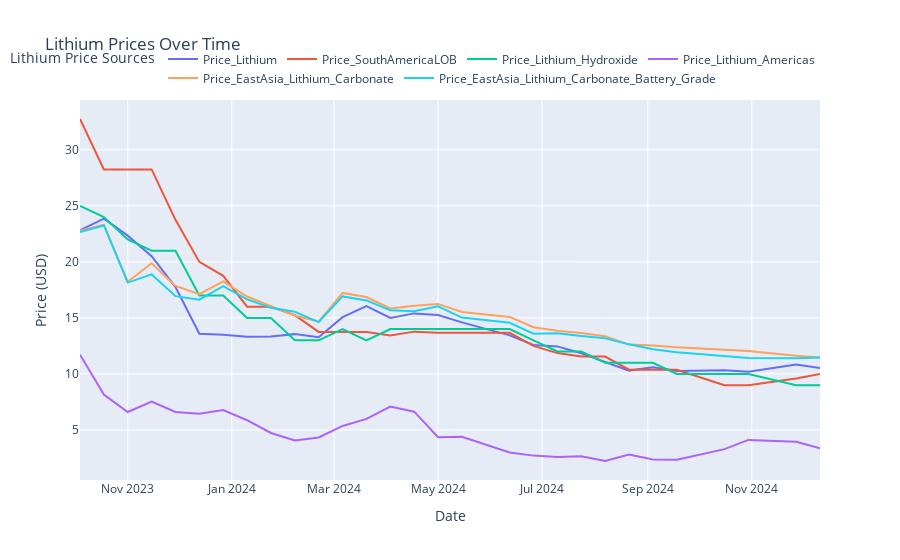

Source (notebook cell):
### Code cell
# Merge all
df_merged = pd.merge(df1, df2, on='Date', suffixes=('_Lithium', '_SouthAmericaLOB'))
df_merged = pd.merge(df_merged, df3[['Date', 'Price']], on='Date', how='inner')
df_merged = pd.merge(df_merged, df4[['Date', 'Price']], on='Date', how='inner', suffixes=('_Lithium_Hydroxide', '_Lithium_Americas'))
df_merged = pd.merge(df_merged, df5[['Date', 'Price']], on='Date', how='inner', suffixes=('_Lithium_Americas', '_EastAsia_Lithium_Carbonate'))
df_merged = pd.merge(df_merged, df6[['Date', 'Price']], on='Date', how='inner', suffixes=('_EastAsia_Lithium_Carbonate', '_EastAsia_Lithium_Carbonate_Battery_Grade'))
df_merged = df_merged.rename(columns={'Price_Lithium': 'Price_Lithium',
                                      'Price_SouthAmericaLOB': 'Price_SouthAmericaLOB',
                                      'Price_Lithium_Hydroxide': 'Price_Lithium_Hydroxide',
                                      'Price_Lithium_Americas': 'Price_Lithium_Americas',
                                      'Price_EastAsia_Lithium_Carbonate': 'Price_EastAsia_Lithium_Carbonate',
                                      'Price_EastAsia_Lithium_Carbonate_Battery_Grade': 'Price_EastAsia_Lithium_Carbonate_Battery_Grade'})

# Convert all price columns to float
df_merged['Price_Lithium'] = df_merged['Price_Lithium'].astype(float)
df_merged['Price_SouthAmericaLOB'] = df_merged['Price_SouthAmericaLOB'].astype(float)
df_merged['Price_Lithium_Hydroxide'] = df_merged['Price_Lithium_Hydroxide'].astype(float)
df_merged['Price_Lithium_Americas'] = df_merged['Price_Lithium_Americas'].astype(float)
df_merged['Price_EastAsia_Lithium_Carbonate'] = df_merged['Price_EastAsia_Lithium_Carbonate'].astype(float)
df_merged['Price_EastAsia_Lithium_Carbonate_Battery_Grade'] = df_merged['Price_EastAsia_Lithium_Carbonate_Battery_Grade'].astype(float)

# Plot the data with updated legend
fig = px.line(df_merged, x='Date', y=['Price_Lithium', 'Price_SouthAmericaLOB', 'Price_Lithium_Hydroxide', 'Price_Lithium_Americas', 'Price_EastAsia_Lithium_Carbonate', 'Price_EastAsia_Lithium_Carbonate_Battery_Grade'],
              labels={'value': 'Price (USD)', 'variable': 'Lithium Price'},
              title='Lithium Prices Over Time',
              color_discrete_sequence=px.colors.qualitative.Plotly)
fig.update_layout(
    xaxis_title='Date',
    yaxis_title='Price (USD)',
    legend_title_text='Lithium Price Sources',
    legend=dict(
        orientation="h",
        yanchor="bottom",
        y=1.02,
        xanchor="right",
        x=1
    )
)
fig.show()

### Figure 1 — Plotly figure (JSON) as saved in the notebook; plotly's stock layout.template omitted (floating-point values rounded to 4 significant figures)
{"data": [{"hovertemplate": "Lithium Price=Price_Lithium<br>Date=%{x}<br>Price (USD)=%{y}<extra></extra>", "legendgroup": "Price_Lithium", "line": {"color": "#636EFA", "dash": "solid"}, "marker": {"symbol": "circle"}, "mode": "lines", "name": "Price_Lithium", "orientation": "v", "showlegend": true, "type": "scatter", "x": ["2023-10-04T00:00:00", "2023-10-18T00:00:00", "2023-11-01T00:00:00", "2023-11-15T00:00:00", "2023-11-29T00:00:00", "2023-12-13T00:00:00", "2023-12-27T00:00:00", "2024-01-10T00:00:00", "2024-01-24T00:00:00", "2024-02-07T00:00:00", "2024-02-21T00:00:00", "2024-03-06T00:00:00", "2024-03-20T00:00:00", "2024-04-03T00:00:00", "2024-04-17T00:00:00", "2024-05-01T00:00:00", "2024-05-15T00:00:00", "2024-06-12T00:00:00", "2024-06-26T00:00:00", "2024-07-10T00:00:00", "2024-07-24T00:00:00", "2024-08-07T00:00:00", "2024-08-21T00:00:00", "2024-09-04T00:00:00", "2024-09-18T00:00:00", "2024-10-16T00:00:00", "2024-10-30T00:00:00", "2024-11-27T00:00:00", "2024-12-11T00:00:00"], "xaxis": "x", "y": [22.81, 23.86, 22.34, 20.51, 17.75, 13.58, 13.5, 13.32, 13.35, 13.55, 13.28, 15.07, 16.05, 14.99, 15.4, 15.26, 14.6, 13.44, 12.59, 12.46, 11.84, 11.08, 10.3, 10.59, 10.26, 10.32, 10.19, 10.84, 10.54], "yaxis": "y"}, {"hovertemplate": "Lithium Price=Price_SouthAmericaLOB<br>Date=%{x}<br>Price (USD)=%{y}<extra></extra>", "legendgroup": "Price_SouthAmericaLOB", "line": {"color": "#EF553B", "dash": "solid"}, "marker": {"symbol": "circle"}, "mode": "lines", "name": "Price_SouthAmericaLOB", "orientation": "v", "showlegend": true, "type": "scatter", "x": ["2023-10-04T00:00:00", "2023-10-18T00:00:00", "2023-11-01T00:00:00", "2023-11-15T00:00:00", "2023-11-29T00:00:00", "2023-12-13T00:00:00", "2023-12-27T00:00:00", "2024-01-10T00:00:00", "2024-01-24T00:00:00", "2024-02-07T00:00:00", "2024-02-21T00:00:00", "2024-03-06T00:00:00", "2024-03-20T00:00:00", "2024-04-03T00:00:00", "2024-04-17T00:00:00", "2024-05-01T00:00:00", "2024-05-15T00:00:00", "2024-06-12T00:00:00", "2024-06-26T00:00:00", "2024-07-10T00:00:00", "2024-07-24T00:00:00", "2024-08-07T00:00:00", "2024-08-21T00:00:00", "2024-09-04T00:00:00", "2024-09-18T00:00:00", "2024-10-16T00:00:00", "2024-10-30T00:00:00", "2024-11-27T00:00:00", "2024-12-11T00:00:00"], "xaxis": "x", "y": [32.75, 28.25, 28.25, 28.25, 23.75, 20, 18.75, 16, 16, 15.25, 13.75, 13.75, 13.75, 13.43, 13.78, 13.68, 13.68, 13.68, 12.5, 11.86, 11.55, 11.55, 10.38, 10.38, 10.38, 9, 9, 9.6, 10], "yaxis": "y"}, {"hovertemplate": "Lithium Price=Price_Lithium_Hydroxide<br>Date=%{x}<br>Price (USD)=%{y}<extra></extra>", "legendgroup": "Price_Lithium_Hydroxide", "line": {"color": "#00CC96", "dash": "solid"}, "marker": {"symbol": "circle"}, "mode": "lines", "name": "Price_Lithium_Hydroxide", "orientation": "v", "showlegend": true, "type": "scatter", "x": ["2023-10-04T00:00:00", "2023-10-18T00:00:00", "2023-11-01T00:00:00", "2023-11-15T00:00:00", "2023-11-29T00:00:00", "2023-12-13T00:00:00", "2023-12-27T00:00:00", "2024-01-10T00:00:00", "2024-01-24T00:00:00", "2024-02-07T00:00:00", "2024-02-21T00:00:00", "2024-03-06T00:00:00", "2024-03-20T00:00:00", "2024-04-03T00:00:00", "2024-04-17T00:00:00", "2024-05-01T00:00:00", "2024-05-15T00:00:00", "2024-06-12T00:00:00", "2024-06-26T00:00:00", "2024-07-10T00:00:00", "2024-07-24T00:00:00", "2024-08-07T00:00:00", "2024-08-21T00:00:00", "2024-09-04T00:00:00", "2024-09-18T00:00:00", "2024-10-16T00:00:00", "2024-10-30T00:00:00", "2024-11-27T00:00:00", "2024-12-11T00:00:00"], "xaxis": "x", "y": [25, 24, 22, 21, 21, 17, 17, 15, 15, 13, 13, 14, 13, 14, 14, 14, 14, 14, 13, 12, 12, 11, 11, 11, 10, 10, 10, 9, 9], "yaxis": "y"}, {"hovertemplate": "Lithium Price=Price_Lithium_Americas<br>Date=%{x}<br>Price (USD)=%{y}<extra></extra>", "legendgroup": "Price_Lithium_Americas", "line": {"color": "#AB63FA", "dash": "solid"}, "marker": {"symbol": "circle"}, "mode": "lines", "name": "Price_Lithium_Americas", "orientation": "v", "showlegend": true, "type": "scatter", "x": ["2023-10-04T00:00:00", "2023-10-18T00:00:00", "2023-11-01T00:00:00", "2023-11-15T00:00:00", "2023-11-29T00:00:00", "2023-12-13T00:00:00", "2023-12-27T00:00:00", "2024-01-10T00:00:00", "2024-01-24T00:00:00", "2024-02-07T00:00:00", "2024-02-21T00:00:00", "2024-03-06T00:00:00", "2024-03-20T00:00:00", "2024-04-03T00:00:00", "2024-04-17T00:00:00", "2024-05-01T00:00:00", "2024-05-15T00:00:00", "2024-06-12T00:00:00", "2024-06-26T00:00:00", "2024-07-10T00:00:00", "2024-07-24T00:00:00", "2024-08-07T00:00:00", "2024-08-21T00:00:00", "2024-09-04T00:00:00", "2024-09-18T00:00:00", "2024-10-16T00:00:00", "2024-10-30T00:00:00", "2024-11-27T00:00:00", "2024-12-11T00:00:00"], "xaxis": "x", "y": [11.72, 8.16, 6.6, 7.54, 6.6, 6.44, 6.78, 5.87, 4.73, 4.07, 4.33, 5.36, 5.99, 7.09, 6.63, 4.35, 4.39, 2.99, 2.71, 2.58, 2.66, 2.23, 2.8, 2.36, 2.34, 3.29, 4.11, 3.95, 3.37], "yaxis": "y"}, {"hovertemplate": "Lithium Price=Price_EastAsia_Lithium_Carbonate<br>Date=%{x}<br>Price (USD)=%{y}<extra></extra>", "legendgroup": "Price_EastAsia_Lithium_Carbonate", "line": {"color": "#FFA15A", "dash": "solid"}, "marker": {"symbol": "circle"}, "mode": "lines", "name": "Price_EastAsia_Lithium_Carbonate", "orientation": "v", "showlegend": true, "type": "scatter", "x": ["2023-10-04T00:00:00", "2023-10-18T00:00:00", "2023-11-01T00:00:00", "2023-11-15T00:00:00", "2023-11-29T00:00:00", "2023-12-13T00:00:00", "2023-12-27T00:00:00", "2024-01-10T00:00:00", "2024-01-24T00:00:00", "2024-02-07T00:00:00", "2024-02-21T00:00:00", "2024-03-06T00:00:00", "2024-03-20T00:00:00", "2024-04-03T00:00:00", "2024-04-17T00:00:00", "2024-05-01T00:00:00", "2024-05-15T00:00:00", "2024-06-12T00:00:00", "2024-06-26T00:00:00", "2024-07-10T00:00:00", "2024-07-24T00:00:00", "2024-08-07T00:00:00", "2024-08-21T00:00:00", "2024-09-04T00:00:00", "2024-09-18T00:00:00", "2024-10-16T00:00:00", "2024-10-30T00:00:00", "2024-11-27T00:00:00", "2024-12-11T00:00:00"], "xaxis": "x", "y": [22.77, 23.32, 18.23, 19.87, 17.85, 17.12, 18.26, 16.91, 16.05, 15.21, 14.66, 17.23, 16.86, 15.84, 16.09, 16.25, 15.53, 15.09, 14.17, 13.86, 13.66, 13.37, 12.62, 12.54, 12.37, 12.17, 12.04, 11.62, 11.46], "yaxis": "y"}, {"hovertemplate": "Lithium Price=Price_EastAsia_Lithium_Carbonate_Battery_Grade<br>Date=%{x}<br>Price (USD)=%{y}<extra></extra>", "legendgroup": "Price_EastAsia_Lithium_Carbonate_Battery_Grade", "line": {"color": "#19D3F3", "dash": "solid"}, "marker": {"symbol": "circle"}, "mode": "lines", "name": "Price_EastAsia_Lithium_Carbonate_Battery_Grade", "orientation": "v", "showlegend": true, "type": "scatter", "x": ["2023-10-04T00:00:00", "2023-10-18T00:00:00", "2023-11-01T00:00:00", "2023-11-15T00:00:00", "2023-11-29T00:00:00", "2023-12-13T00:00:00", "2023-12-27T00:00:00", "2024-01-10T00:00:00", "2024-01-24T00:00:00", "2024-02-07T00:00:00", "2024-02-21T00:00:00", "2024-03-06T00:00:00", "2024-03-20T00:00:00", "2024-04-03T00:00:00", "2024-04-17T00:00:00", "2024-05-01T00:00:00", "2024-05-15T00:00:00", "2024-06-12T00:00:00", "2024-06-26T00:00:00", "2024-07-10T00:00:00", "2024-07-24T00:00:00", "2024-08-07T00:00:00", "2024-08-21T00:00:00", "2024-09-04T00:00:00", "2024-09-18T00:00:00", "2024-10-16T00:00:00", "2024-10-30T00:00:00", "2024-11-27T00:00:00", "2024-12-11T00:00:00"], "xaxis": "x", "y": [22.66, 23.25, 18.15, 18.88, 16.94, 16.63, 17.83, 16.65, 15.91, 15.55, 14.63, 16.92, 16.56, 15.69, 15.6, 16.03, 15.03, 14.56, 13.59, 13.64, 13.39, 13.19, 12.64, 12.2, 11.94, 11.58, 11.42, 11.41, 11.46], "yaxis": "y"}], "layout": {"legend": {"orientation": "h", "title": {"text": "Lithium Price Sources"}, "tracegroupgap": 0, "x": 1, "xanchor": "right", "y": 1.02, "yanchor": "bottom"}, "title": {"text": "Lithium Prices Over Time"}, "xaxis": {"anchor": "y", "domain": [0, 1], "title": {"text": "Date"}}, "yaxis": {"anchor": "x", "domain": [0, 1], "title": {"text": "Price (USD)"}}}}
